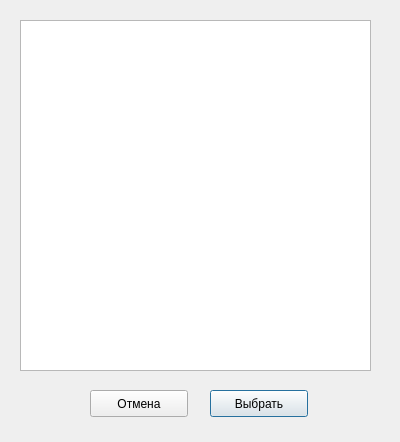
<?xml version="1.0" encoding="UTF-8"?>
<ui version="4.0">
 <class>OpenFileDialog</class>
 <widget class="QDialog" name="OpenFileDialog">
  <property name="geometry">
   <rect>
    <x>0</x>
    <y>0</y>
    <width>400</width>
    <height>442</height>
   </rect>
  </property>
  <property name="windowTitle">
   <string>Выбор файлов</string>
  </property>
  <widget class="QTreeWidget" name="treeWidget">
   <property name="geometry">
    <rect>
     <x>20</x>
     <y>20</y>
     <width>351</width>
     <height>351</height>
    </rect>
   </property>
   <property name="sortingEnabled">
    <bool>true</bool>
   </property>
   <property name="headerHidden">
    <bool>true</bool>
   </property>
   <column>
    <property name="text">
     <string notr="true">1</string>
    </property>
   </column>
  </widget>
  <widget class="QPushButton" name="pushButton">
   <property name="geometry">
    <rect>
     <x>210</x>
     <y>390</y>
     <width>98</width>
     <height>27</height>
    </rect>
   </property>
   <property name="text">
    <string>Выбрать</string>
   </property>
  </widget>
  <widget class="QPushButton" name="pushButton_2">
   <property name="geometry">
    <rect>
     <x>90</x>
     <y>390</y>
     <width>98</width>
     <height>27</height>
    </rect>
   </property>
   <property name="text">
    <string>Отмена</string>
   </property>
  </widget>
 </widget>
 <resources/>
 <connections/>
</ui>
